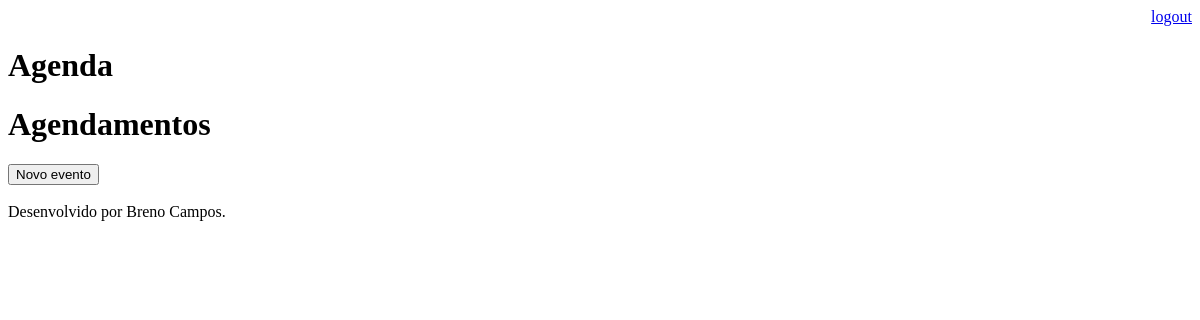
The page /agenda/ (signed in) on the database as committed earlier.
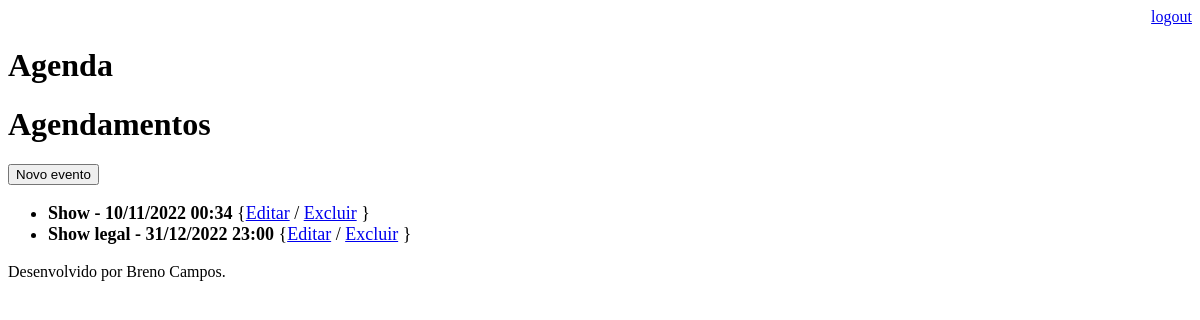
The same page on the database as committed later.
### core/models.py (models this page shows, shortened)
class Evento(models.Model):
    titulo = models.CharField(max_length=100)
    descricao = models.TextField(blank=True, null=True)
    data_evento = models.DateTimeField(verbose_name='Data do Evento')
    data_criacao = models.DateTimeField(auto_now=True)
    usuario = models.ForeignKey(User, on_delete=models.CASCADE)
    class Meta:
        db_table = 'evento'
    def get_data_evento(self):
        return self.data_evento.strftime('%d/%m/%Y %H:%M')

### core/views.py (the view)
# urls.py: path('agenda/', views.lista_eventos),
@login_required(login_url='/login/')
def lista_eventos(request):
    usuario = request.user
    evento = Evento.objects.filter(usuario=usuario)
    dados = {'eventos': evento}
    return render(request, 'agenda.html', dados)

### templates/agenda.html
{% extends "model_page.html" %}
{% block content %}
    <h1>Agendamentos</h1>
<a href="evento"><button type="button">Novo evento</button></a>
    <ul style="font-size: 18px">
    {% for evento in eventos %}
    <li>
        <b>{{evento.titulo}} - {{ evento.get_data_evento }}</b>
        {<a href="evento/?id={{ evento.id }}">Editar</a> / <a href="evento/delete/{{evento.id}}/">Excluir</a> }
    </li>
        {% endfor %}
    </ul>
{% endblock %}

### templates/model_page.html
<!DOCTYPE html>
<html lang="en">
<head>
  {% include "model_header.html" %}
</head>
<body>
  {% block content %} {% endblock %}
  {% include "model_footer.html" %}
</body>
</html>

### templates/model_header.html (shortened to what this page needs)
    <div align="right">
        <a href="/logout">logout</a>
    </div>
    <h1>Agenda</h1>

### templates/model_footer.html
<p>Desenvolvido por Breno Campos.</p>

Rows that differ between the two databases and show on the page:
added Evento: titulo "Show", get_data_evento "10/11/2022 00:34"
added Evento: titulo "Show legal", get_data_evento "31/12/2022 23:00"
